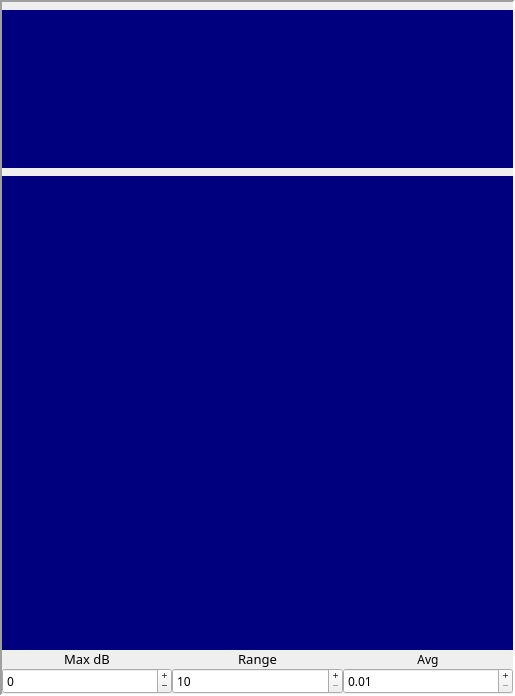
<?xml version="1.0" encoding="UTF-8"?>
<ui version="4.0">
 <class>spectrumWidget</class>
 <widget class="QFrame" name="spectrumWidget">
  <property name="geometry">
   <rect>
    <x>0</x>
    <y>0</y>
    <width>515</width>
    <height>696</height>
   </rect>
  </property>
  <property name="minimumSize">
   <size>
    <width>334</width>
    <height>0</height>
   </size>
  </property>
  <property name="font">
   <font>
    <family>Ubuntu Mono</family>
    <pointsize>9</pointsize>
    <weight>50</weight>
    <bold>false</bold>
   </font>
  </property>
  <property name="windowTitle">
   <string>Frame</string>
  </property>
  <property name="frameShape">
   <enum>QFrame::Panel</enum>
  </property>
  <property name="frameShadow">
   <enum>QFrame::Sunken</enum>
  </property>
  <property name="lineWidth">
   <number>2</number>
  </property>
  <layout class="QVBoxLayout" name="verticalLayout" stretch="0,1,0,3,0">
   <property name="spacing">
    <number>0</number>
   </property>
   <property name="leftMargin">
    <number>0</number>
   </property>
   <property name="topMargin">
    <number>0</number>
   </property>
   <property name="rightMargin">
    <number>0</number>
   </property>
   <property name="bottomMargin">
    <number>0</number>
   </property>
   <item>
    <widget class="markerWidget" name="markerLabelSpectrum">
     <property name="maximumSize">
      <size>
       <width>16777215</width>
       <height>8</height>
      </size>
     </property>
     <property name="text">
      <string/>
     </property>
    </widget>
   </item>
   <item>
    <widget class="fftDisplay" name="spectrWidget" native="true">
     <property name="palette">
      <palette>
       <active>
        <colorrole role="WindowText">
         <brush brushstyle="SolidPattern">
          <color alpha="255">
           <red>255</red>
           <green>255</green>
           <blue>255</blue>
          </color>
         </brush>
        </colorrole>
        <colorrole role="Button">
         <brush brushstyle="SolidPattern">
          <color alpha="255">
           <red>0</red>
           <green>0</green>
           <blue>127</blue>
          </color>
         </brush>
        </colorrole>
        <colorrole role="Light">
         <brush brushstyle="SolidPattern">
          <color alpha="255">
           <red>0</red>
           <green>0</green>
           <blue>191</blue>
          </color>
         </brush>
        </colorrole>
        <colorrole role="Midlight">
         <brush brushstyle="SolidPattern">
          <color alpha="255">
           <red>0</red>
           <green>0</green>
           <blue>159</blue>
          </color>
         </brush>
        </colorrole>
        <colorrole role="Dark">
         <brush brushstyle="SolidPattern">
          <color alpha="255">
           <red>0</red>
           <green>0</green>
           <blue>63</blue>
          </color>
         </brush>
        </colorrole>
        <colorrole role="Mid">
         <brush brushstyle="SolidPattern">
          <color alpha="255">
           <red>0</red>
           <green>0</green>
           <blue>84</blue>
          </color>
         </brush>
        </colorrole>
        <colorrole role="Text">
         <brush brushstyle="SolidPattern">
          <color alpha="255">
           <red>255</red>
           <green>255</green>
           <blue>255</blue>
          </color>
         </brush>
        </colorrole>
        <colorrole role="BrightText">
         <brush brushstyle="SolidPattern">
          <color alpha="255">
           <red>255</red>
           <green>255</green>
           <blue>255</blue>
          </color>
         </brush>
        </colorrole>
        <colorrole role="ButtonText">
         <brush brushstyle="SolidPattern">
          <color alpha="255">
           <red>255</red>
           <green>255</green>
           <blue>255</blue>
          </color>
         </brush>
        </colorrole>
        <colorrole role="Base">
         <brush brushstyle="SolidPattern">
          <color alpha="255">
           <red>0</red>
           <green>0</green>
           <blue>0</blue>
          </color>
         </brush>
        </colorrole>
        <colorrole role="Window">
         <brush brushstyle="SolidPattern">
          <color alpha="255">
           <red>0</red>
           <green>0</green>
           <blue>127</blue>
          </color>
         </brush>
        </colorrole>
        <colorrole role="Shadow">
         <brush brushstyle="SolidPattern">
          <color alpha="255">
           <red>0</red>
           <green>0</green>
           <blue>0</blue>
          </color>
         </brush>
        </colorrole>
        <colorrole role="AlternateBase">
         <brush brushstyle="SolidPattern">
          <color alpha="255">
           <red>0</red>
           <green>0</green>
           <blue>63</blue>
          </color>
         </brush>
        </colorrole>
        <colorrole role="ToolTipBase">
         <brush brushstyle="SolidPattern">
          <color alpha="255">
           <red>255</red>
           <green>255</green>
           <blue>220</blue>
          </color>
         </brush>
        </colorrole>
        <colorrole role="ToolTipText">
         <brush brushstyle="SolidPattern">
          <color alpha="255">
           <red>0</red>
           <green>0</green>
           <blue>0</blue>
          </color>
         </brush>
        </colorrole>
       </active>
       <inactive>
        <colorrole role="WindowText">
         <brush brushstyle="SolidPattern">
          <color alpha="255">
           <red>255</red>
           <green>255</green>
           <blue>255</blue>
          </color>
         </brush>
        </colorrole>
        <colorrole role="Button">
         <brush brushstyle="SolidPattern">
          <color alpha="255">
           <red>0</red>
           <green>0</green>
           <blue>127</blue>
          </color>
         </brush>
        </colorrole>
        <colorrole role="Light">
         <brush brushstyle="SolidPattern">
          <color alpha="255">
           <red>0</red>
           <green>0</green>
           <blue>191</blue>
          </color>
         </brush>
        </colorrole>
        <colorrole role="Midlight">
         <brush brushstyle="SolidPattern">
          <color alpha="255">
           <red>0</red>
           <green>0</green>
           <blue>159</blue>
          </color>
         </brush>
        </colorrole>
        <colorrole role="Dark">
         <brush brushstyle="SolidPattern">
          <color alpha="255">
           <red>0</red>
           <green>0</green>
           <blue>63</blue>
          </color>
         </brush>
        </colorrole>
        <colorrole role="Mid">
         <brush brushstyle="SolidPattern">
          <color alpha="255">
           <red>0</red>
           <green>0</green>
           <blue>84</blue>
          </color>
         </brush>
        </colorrole>
        <colorrole role="Text">
         <brush brushstyle="SolidPattern">
          <color alpha="255">
           <red>255</red>
           <green>255</green>
           <blue>255</blue>
          </color>
         </brush>
        </colorrole>
        <colorrole role="BrightText">
         <brush brushstyle="SolidPattern">
          <color alpha="255">
           <red>255</red>
           <green>255</green>
           <blue>255</blue>
          </color>
         </brush>
        </colorrole>
        <colorrole role="ButtonText">
         <brush brushstyle="SolidPattern">
          <color alpha="255">
           <red>255</red>
           <green>255</green>
           <blue>255</blue>
          </color>
         </brush>
        </colorrole>
        <colorrole role="Base">
         <brush brushstyle="SolidPattern">
          <color alpha="255">
           <red>0</red>
           <green>0</green>
           <blue>0</blue>
          </color>
         </brush>
        </colorrole>
        <colorrole role="Window">
         <brush brushstyle="SolidPattern">
          <color alpha="255">
           <red>0</red>
           <green>0</green>
           <blue>127</blue>
          </color>
         </brush>
        </colorrole>
        <colorrole role="Shadow">
         <brush brushstyle="SolidPattern">
          <color alpha="255">
           <red>0</red>
           <green>0</green>
           <blue>0</blue>
          </color>
         </brush>
        </colorrole>
        <colorrole role="AlternateBase">
         <brush brushstyle="SolidPattern">
          <color alpha="255">
           <red>0</red>
           <green>0</green>
           <blue>63</blue>
          </color>
         </brush>
        </colorrole>
        <colorrole role="ToolTipBase">
         <brush brushstyle="SolidPattern">
          <color alpha="255">
           <red>255</red>
           <green>255</green>
           <blue>220</blue>
          </color>
         </brush>
        </colorrole>
        <colorrole role="ToolTipText">
         <brush brushstyle="SolidPattern">
          <color alpha="255">
           <red>0</red>
           <green>0</green>
           <blue>0</blue>
          </color>
         </brush>
        </colorrole>
       </inactive>
       <disabled>
        <colorrole role="WindowText">
         <brush brushstyle="SolidPattern">
          <color alpha="255">
           <red>0</red>
           <green>0</green>
           <blue>63</blue>
          </color>
         </brush>
        </colorrole>
        <colorrole role="Button">
         <brush brushstyle="SolidPattern">
          <color alpha="255">
           <red>0</red>
           <green>0</green>
           <blue>127</blue>
          </color>
         </brush>
        </colorrole>
        <colorrole role="Light">
         <brush brushstyle="SolidPattern">
          <color alpha="255">
           <red>0</red>
           <green>0</green>
           <blue>191</blue>
          </color>
         </brush>
        </colorrole>
        <colorrole role="Midlight">
         <brush brushstyle="SolidPattern">
          <color alpha="255">
           <red>0</red>
           <green>0</green>
           <blue>159</blue>
          </color>
         </brush>
        </colorrole>
        <colorrole role="Dark">
         <brush brushstyle="SolidPattern">
          <color alpha="255">
           <red>0</red>
           <green>0</green>
           <blue>63</blue>
          </color>
         </brush>
        </colorrole>
        <colorrole role="Mid">
         <brush brushstyle="SolidPattern">
          <color alpha="255">
           <red>0</red>
           <green>0</green>
           <blue>84</blue>
          </color>
         </brush>
        </colorrole>
        <colorrole role="Text">
         <brush brushstyle="SolidPattern">
          <color alpha="255">
           <red>0</red>
           <green>0</green>
           <blue>63</blue>
          </color>
         </brush>
        </colorrole>
        <colorrole role="BrightText">
         <brush brushstyle="SolidPattern">
          <color alpha="255">
           <red>255</red>
           <green>255</green>
           <blue>255</blue>
          </color>
         </brush>
        </colorrole>
        <colorrole role="ButtonText">
         <brush brushstyle="SolidPattern">
          <color alpha="255">
           <red>0</red>
           <green>0</green>
           <blue>63</blue>
          </color>
         </brush>
        </colorrole>
        <colorrole role="Base">
         <brush brushstyle="SolidPattern">
          <color alpha="255">
           <red>0</red>
           <green>0</green>
           <blue>127</blue>
          </color>
         </brush>
        </colorrole>
        <colorrole role="Window">
         <brush brushstyle="SolidPattern">
          <color alpha="255">
           <red>0</red>
           <green>0</green>
           <blue>127</blue>
          </color>
         </brush>
        </colorrole>
        <colorrole role="Shadow">
         <brush brushstyle="SolidPattern">
          <color alpha="255">
           <red>0</red>
           <green>0</green>
           <blue>0</blue>
          </color>
         </brush>
        </colorrole>
        <colorrole role="AlternateBase">
         <brush brushstyle="SolidPattern">
          <color alpha="255">
           <red>0</red>
           <green>0</green>
           <blue>127</blue>
          </color>
         </brush>
        </colorrole>
        <colorrole role="ToolTipBase">
         <brush brushstyle="SolidPattern">
          <color alpha="255">
           <red>255</red>
           <green>255</green>
           <blue>220</blue>
          </color>
         </brush>
        </colorrole>
        <colorrole role="ToolTipText">
         <brush brushstyle="SolidPattern">
          <color alpha="255">
           <red>0</red>
           <green>0</green>
           <blue>0</blue>
          </color>
         </brush>
        </colorrole>
       </disabled>
      </palette>
     </property>
     <property name="autoFillBackground">
      <bool>true</bool>
     </property>
     <property name="lineWidth" stdset="0">
      <number>1</number>
     </property>
     <property name="text" stdset="0">
      <string/>
     </property>
    </widget>
   </item>
   <item>
    <widget class="markerWidget" name="markerLabelWF">
     <property name="maximumSize">
      <size>
       <width>16777215</width>
       <height>8</height>
      </size>
     </property>
     <property name="text">
      <string/>
     </property>
    </widget>
   </item>
   <item>
    <widget class="fftDisplay" name="waterfallWidget" native="true">
     <property name="palette">
      <palette>
       <active>
        <colorrole role="WindowText">
         <brush brushstyle="SolidPattern">
          <color alpha="255">
           <red>255</red>
           <green>255</green>
           <blue>255</blue>
          </color>
         </brush>
        </colorrole>
        <colorrole role="Button">
         <brush brushstyle="SolidPattern">
          <color alpha="255">
           <red>0</red>
           <green>0</green>
           <blue>127</blue>
          </color>
         </brush>
        </colorrole>
        <colorrole role="Light">
         <brush brushstyle="SolidPattern">
          <color alpha="255">
           <red>0</red>
           <green>0</green>
           <blue>191</blue>
          </color>
         </brush>
        </colorrole>
        <colorrole role="Midlight">
         <brush brushstyle="SolidPattern">
          <color alpha="255">
           <red>0</red>
           <green>0</green>
           <blue>159</blue>
          </color>
         </brush>
        </colorrole>
        <colorrole role="Dark">
         <brush brushstyle="SolidPattern">
          <color alpha="255">
           <red>0</red>
           <green>0</green>
           <blue>63</blue>
          </color>
         </brush>
        </colorrole>
        <colorrole role="Mid">
         <brush brushstyle="SolidPattern">
          <color alpha="255">
           <red>0</red>
           <green>0</green>
           <blue>84</blue>
          </color>
         </brush>
        </colorrole>
        <colorrole role="Text">
         <brush brushstyle="SolidPattern">
          <color alpha="255">
           <red>255</red>
           <green>255</green>
           <blue>255</blue>
          </color>
         </brush>
        </colorrole>
        <colorrole role="BrightText">
         <brush brushstyle="SolidPattern">
          <color alpha="255">
           <red>255</red>
           <green>255</green>
           <blue>255</blue>
          </color>
         </brush>
        </colorrole>
        <colorrole role="ButtonText">
         <brush brushstyle="SolidPattern">
          <color alpha="255">
           <red>255</red>
           <green>255</green>
           <blue>255</blue>
          </color>
         </brush>
        </colorrole>
        <colorrole role="Base">
         <brush brushstyle="SolidPattern">
          <color alpha="255">
           <red>0</red>
           <green>0</green>
           <blue>0</blue>
          </color>
         </brush>
        </colorrole>
        <colorrole role="Window">
         <brush brushstyle="SolidPattern">
          <color alpha="255">
           <red>0</red>
           <green>0</green>
           <blue>127</blue>
          </color>
         </brush>
        </colorrole>
        <colorrole role="Shadow">
         <brush brushstyle="SolidPattern">
          <color alpha="255">
           <red>0</red>
           <green>0</green>
           <blue>0</blue>
          </color>
         </brush>
        </colorrole>
        <colorrole role="AlternateBase">
         <brush brushstyle="SolidPattern">
          <color alpha="255">
           <red>0</red>
           <green>0</green>
           <blue>63</blue>
          </color>
         </brush>
        </colorrole>
        <colorrole role="ToolTipBase">
         <brush brushstyle="SolidPattern">
          <color alpha="255">
           <red>255</red>
           <green>255</green>
           <blue>220</blue>
          </color>
         </brush>
        </colorrole>
        <colorrole role="ToolTipText">
         <brush brushstyle="SolidPattern">
          <color alpha="255">
           <red>0</red>
           <green>0</green>
           <blue>0</blue>
          </color>
         </brush>
        </colorrole>
       </active>
       <inactive>
        <colorrole role="WindowText">
         <brush brushstyle="SolidPattern">
          <color alpha="255">
           <red>255</red>
           <green>255</green>
           <blue>255</blue>
          </color>
         </brush>
        </colorrole>
        <colorrole role="Button">
         <brush brushstyle="SolidPattern">
          <color alpha="255">
           <red>0</red>
           <green>0</green>
           <blue>127</blue>
          </color>
         </brush>
        </colorrole>
        <colorrole role="Light">
         <brush brushstyle="SolidPattern">
          <color alpha="255">
           <red>0</red>
           <green>0</green>
           <blue>191</blue>
          </color>
         </brush>
        </colorrole>
        <colorrole role="Midlight">
         <brush brushstyle="SolidPattern">
          <color alpha="255">
           <red>0</red>
           <green>0</green>
           <blue>159</blue>
          </color>
         </brush>
        </colorrole>
        <colorrole role="Dark">
         <brush brushstyle="SolidPattern">
          <color alpha="255">
           <red>0</red>
           <green>0</green>
           <blue>63</blue>
          </color>
         </brush>
        </colorrole>
        <colorrole role="Mid">
         <brush brushstyle="SolidPattern">
          <color alpha="255">
           <red>0</red>
           <green>0</green>
           <blue>84</blue>
          </color>
         </brush>
        </colorrole>
        <colorrole role="Text">
         <brush brushstyle="SolidPattern">
          <color alpha="255">
           <red>255</red>
           <green>255</green>
           <blue>255</blue>
          </color>
         </brush>
        </colorrole>
        <colorrole role="BrightText">
         <brush brushstyle="SolidPattern">
          <color alpha="255">
           <red>255</red>
           <green>255</green>
           <blue>255</blue>
          </color>
         </brush>
        </colorrole>
        <colorrole role="ButtonText">
         <brush brushstyle="SolidPattern">
          <color alpha="255">
           <red>255</red>
           <green>255</green>
           <blue>255</blue>
          </color>
         </brush>
        </colorrole>
        <colorrole role="Base">
         <brush brushstyle="SolidPattern">
          <color alpha="255">
           <red>0</red>
           <green>0</green>
           <blue>0</blue>
          </color>
         </brush>
        </colorrole>
        <colorrole role="Window">
         <brush brushstyle="SolidPattern">
          <color alpha="255">
           <red>0</red>
           <green>0</green>
           <blue>127</blue>
          </color>
         </brush>
        </colorrole>
        <colorrole role="Shadow">
         <brush brushstyle="SolidPattern">
          <color alpha="255">
           <red>0</red>
           <green>0</green>
           <blue>0</blue>
          </color>
         </brush>
        </colorrole>
        <colorrole role="AlternateBase">
         <brush brushstyle="SolidPattern">
          <color alpha="255">
           <red>0</red>
           <green>0</green>
           <blue>63</blue>
          </color>
         </brush>
        </colorrole>
        <colorrole role="ToolTipBase">
         <brush brushstyle="SolidPattern">
          <color alpha="255">
           <red>255</red>
           <green>255</green>
           <blue>220</blue>
          </color>
         </brush>
        </colorrole>
        <colorrole role="ToolTipText">
         <brush brushstyle="SolidPattern">
          <color alpha="255">
           <red>0</red>
           <green>0</green>
           <blue>0</blue>
          </color>
         </brush>
        </colorrole>
       </inactive>
       <disabled>
        <colorrole role="WindowText">
         <brush brushstyle="SolidPattern">
          <color alpha="255">
           <red>0</red>
           <green>0</green>
           <blue>63</blue>
          </color>
         </brush>
        </colorrole>
        <colorrole role="Button">
         <brush brushstyle="SolidPattern">
          <color alpha="255">
           <red>0</red>
           <green>0</green>
           <blue>127</blue>
          </color>
         </brush>
        </colorrole>
        <colorrole role="Light">
         <brush brushstyle="SolidPattern">
          <color alpha="255">
           <red>0</red>
           <green>0</green>
           <blue>191</blue>
          </color>
         </brush>
        </colorrole>
        <colorrole role="Midlight">
         <brush brushstyle="SolidPattern">
          <color alpha="255">
           <red>0</red>
           <green>0</green>
           <blue>159</blue>
          </color>
         </brush>
        </colorrole>
        <colorrole role="Dark">
         <brush brushstyle="SolidPattern">
          <color alpha="255">
           <red>0</red>
           <green>0</green>
           <blue>63</blue>
          </color>
         </brush>
        </colorrole>
        <colorrole role="Mid">
         <brush brushstyle="SolidPattern">
          <color alpha="255">
           <red>0</red>
           <green>0</green>
           <blue>84</blue>
          </color>
         </brush>
        </colorrole>
        <colorrole role="Text">
         <brush brushstyle="SolidPattern">
          <color alpha="255">
           <red>0</red>
           <green>0</green>
           <blue>63</blue>
          </color>
         </brush>
        </colorrole>
        <colorrole role="BrightText">
         <brush brushstyle="SolidPattern">
          <color alpha="255">
           <red>255</red>
           <green>255</green>
           <blue>255</blue>
          </color>
         </brush>
        </colorrole>
        <colorrole role="ButtonText">
         <brush brushstyle="SolidPattern">
          <color alpha="255">
           <red>0</red>
           <green>0</green>
           <blue>63</blue>
          </color>
         </brush>
        </colorrole>
        <colorrole role="Base">
         <brush brushstyle="SolidPattern">
          <color alpha="255">
           <red>0</red>
           <green>0</green>
           <blue>127</blue>
          </color>
         </brush>
        </colorrole>
        <colorrole role="Window">
         <brush brushstyle="SolidPattern">
          <color alpha="255">
           <red>0</red>
           <green>0</green>
           <blue>127</blue>
          </color>
         </brush>
        </colorrole>
        <colorrole role="Shadow">
         <brush brushstyle="SolidPattern">
          <color alpha="255">
           <red>0</red>
           <green>0</green>
           <blue>0</blue>
          </color>
         </brush>
        </colorrole>
        <colorrole role="AlternateBase">
         <brush brushstyle="SolidPattern">
          <color alpha="255">
           <red>0</red>
           <green>0</green>
           <blue>127</blue>
          </color>
         </brush>
        </colorrole>
        <colorrole role="ToolTipBase">
         <brush brushstyle="SolidPattern">
          <color alpha="255">
           <red>255</red>
           <green>255</green>
           <blue>220</blue>
          </color>
         </brush>
        </colorrole>
        <colorrole role="ToolTipText">
         <brush brushstyle="SolidPattern">
          <color alpha="255">
           <red>0</red>
           <green>0</green>
           <blue>0</blue>
          </color>
         </brush>
        </colorrole>
       </disabled>
      </palette>
     </property>
     <property name="autoFillBackground">
      <bool>true</bool>
     </property>
     <property name="lineWidth" stdset="0">
      <number>1</number>
     </property>
     <property name="text" stdset="0">
      <string/>
     </property>
    </widget>
   </item>
   <item>
    <layout class="QGridLayout" name="gridLayout">
     <item row="0" column="0">
      <widget class="QLabel" name="maxDbLabel">
       <property name="font">
        <font>
         <pointsize>10</pointsize>
         <weight>50</weight>
         <italic>false</italic>
         <bold>false</bold>
        </font>
       </property>
       <property name="text">
        <string>Max dB</string>
       </property>
       <property name="alignment">
        <set>Qt::AlignCenter</set>
       </property>
       <property name="wordWrap">
        <bool>false</bool>
       </property>
      </widget>
     </item>
     <item row="0" column="1">
      <widget class="QLabel" name="rangeLabel">
       <property name="font">
        <font>
         <pointsize>10</pointsize>
        </font>
       </property>
       <property name="text">
        <string>Range</string>
       </property>
       <property name="alignment">
        <set>Qt::AlignCenter</set>
       </property>
      </widget>
     </item>
     <item row="0" column="2">
      <widget class="QLabel" name="label_3">
       <property name="text">
        <string>Avg</string>
       </property>
       <property name="alignment">
        <set>Qt::AlignCenter</set>
       </property>
      </widget>
     </item>
     <item row="1" column="0">
      <widget class="QSpinBox" name="maxDbSpinbox">
       <property name="sizePolicy">
        <sizepolicy hsizetype="Preferred" vsizetype="Preferred">
         <horstretch>0</horstretch>
         <verstretch>0</verstretch>
        </sizepolicy>
       </property>
       <property name="maximumSize">
        <size>
         <width>16777215</width>
         <height>30</height>
        </size>
       </property>
       <property name="buttonSymbols">
        <enum>QAbstractSpinBox::PlusMinus</enum>
       </property>
       <property name="minimum">
        <number>-40</number>
       </property>
       <property name="maximum">
        <number>10</number>
       </property>
       <property name="value">
        <number>0</number>
       </property>
      </widget>
     </item>
     <item row="1" column="1">
      <widget class="QSpinBox" name="rangeSpinbox">
       <property name="sizePolicy">
        <sizepolicy hsizetype="Preferred" vsizetype="Preferred">
         <horstretch>0</horstretch>
         <verstretch>0</verstretch>
        </sizepolicy>
       </property>
       <property name="maximumSize">
        <size>
         <width>16777215</width>
         <height>30</height>
        </size>
       </property>
       <property name="buttonSymbols">
        <enum>QAbstractSpinBox::PlusMinus</enum>
       </property>
       <property name="minimum">
        <number>10</number>
       </property>
       <property name="maximum">
        <number>50</number>
       </property>
       <property name="value">
        <number>10</number>
       </property>
      </widget>
     </item>
     <item row="1" column="2">
      <widget class="QDoubleSpinBox" name="avgDoubleSpinBox">
       <property name="maximumSize">
        <size>
         <width>16777215</width>
         <height>30</height>
        </size>
       </property>
       <property name="buttonSymbols">
        <enum>QAbstractSpinBox::PlusMinus</enum>
       </property>
       <property name="minimum">
        <double>0.010000000000000</double>
       </property>
       <property name="maximum">
        <double>1.000000000000000</double>
       </property>
       <property name="singleStep">
        <double>0.010000000000000</double>
       </property>
      </widget>
     </item>
    </layout>
   </item>
  </layout>
 </widget>
 <customwidgets>
  <customwidget>
   <class>fftDisplay</class>
   <extends>QWidget</extends>
   <header>fftdisplay.h</header>
   <container>1</container>
  </customwidget>
  <customwidget>
   <class>markerWidget</class>
   <extends>QLabel</extends>
   <header>widgets/markerwidget.h</header>
  </customwidget>
 </customwidgets>
 <resources/>
 <connections/>
</ui>
